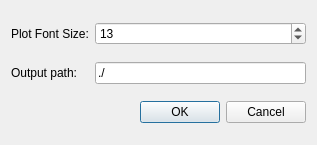
<?xml version="1.0" encoding="UTF-8"?>
<ui version="4.0">
 <class>Preferences</class>
 <widget class="QDialog" name="Preferences">
  <property name="geometry">
   <rect>
    <x>0</x>
    <y>0</y>
    <width>317</width>
    <height>145</height>
   </rect>
  </property>
  <property name="windowTitle">
   <string>Dialog</string>
  </property>
  <layout class="QGridLayout" name="gridLayout">
   <item row="0" column="0">
    <widget class="QLabel" name="label_2">
     <property name="text">
      <string>Plot Font Size:</string>
     </property>
    </widget>
   </item>
   <item row="1" column="0">
    <widget class="QLabel" name="label">
     <property name="text">
      <string>Output path:</string>
     </property>
    </widget>
   </item>
   <item row="1" column="1">
    <widget class="QLineEdit" name="outputPath">
     <property name="sizePolicy">
      <sizepolicy hsizetype="MinimumExpanding" vsizetype="Fixed">
       <horstretch>0</horstretch>
       <verstretch>0</verstretch>
      </sizepolicy>
     </property>
     <property name="text">
      <string>./</string>
     </property>
    </widget>
   </item>
   <item row="2" column="0" colspan="2">
    <widget class="QDialogButtonBox" name="buttonBox">
     <property name="orientation">
      <enum>Qt::Horizontal</enum>
     </property>
     <property name="standardButtons">
      <set>QDialogButtonBox::Cancel|QDialogButtonBox::Ok</set>
     </property>
    </widget>
   </item>
   <item row="0" column="1">
    <widget class="QSpinBox" name="fontSize">
     <property name="value">
      <number>13</number>
     </property>
    </widget>
   </item>
  </layout>
 </widget>
 <resources/>
 <connections>
  <connection>
   <sender>buttonBox</sender>
   <signal>accepted()</signal>
   <receiver>Preferences</receiver>
   <slot>accept()</slot>
   <hints>
    <hint type="sourcelabel">
     <x>248</x>
     <y>254</y>
    </hint>
    <hint type="destinationlabel">
     <x>157</x>
     <y>274</y>
    </hint>
   </hints>
  </connection>
  <connection>
   <sender>buttonBox</sender>
   <signal>rejected()</signal>
   <receiver>Preferences</receiver>
   <slot>reject()</slot>
   <hints>
    <hint type="sourcelabel">
     <x>316</x>
     <y>260</y>
    </hint>
    <hint type="destinationlabel">
     <x>286</x>
     <y>274</y>
    </hint>
   </hints>
  </connection>
 </connections>
</ui>
